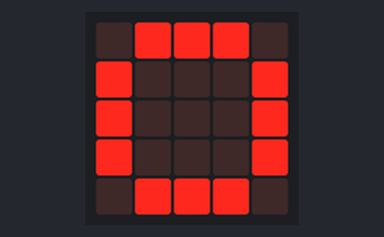
Bench run of a program on a simulated BBC micro:bit (MakeCode). On the bench: the board's 5×5 LED display.

Above: at 0.1 s.
At 0.5 s:
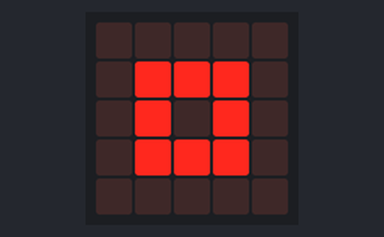
At 0.9 s:
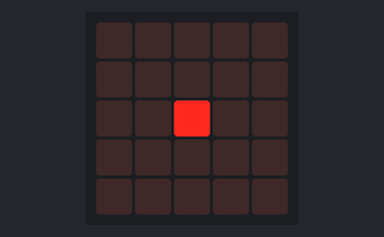
At 1.3 s:
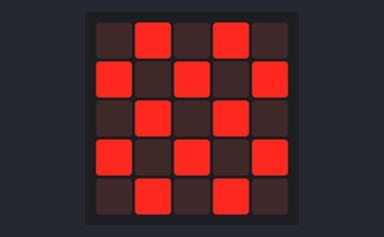
At 2.0 s:
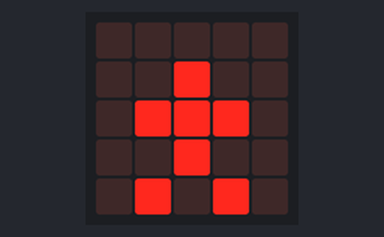
At 2.41 s:
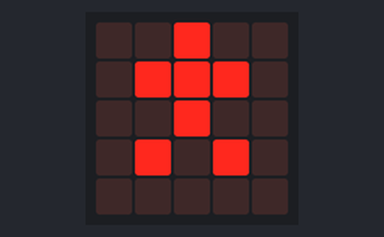

Measured:
- what the display in image 1 shows lasts 0.4 s, from 0.4 s to 0.8 s
- what the display in image 3 shows lasts 0.6 s, from 1.2 s to 1.8 s

The program:

main.ts
```typescript
basic.showLeds(`
    . # # # .
    # . . . #
    # . . . #
    # . . . #
    . # # # .
    `)
basic.showLeds(`
    . . . . .
    . # # # .
    . # . # .
    . # # # .
    . . . . .
    `)
basic.showLeds(`
    . . . . .
    . . . . .
    . . # . .
    . . . . .
    . . . . .
    `)
basic.showIcon(IconNames.Chessboard)
basic.forever(function () {
    basic.showLeds(`
        . . . . .
        . . # . .
        . # # # .
        . . # . .
        . # . # .
        `)
    basic.showLeds(`
        . . # . .
        . # # # .
        . . # . .
        . # . # .
        . . . . .
        `)
})
```

test.ts
```typescript
// aquí va el archivo "tests"; esto no se compilará cuando este paquete se utilice como una extensión.
```
